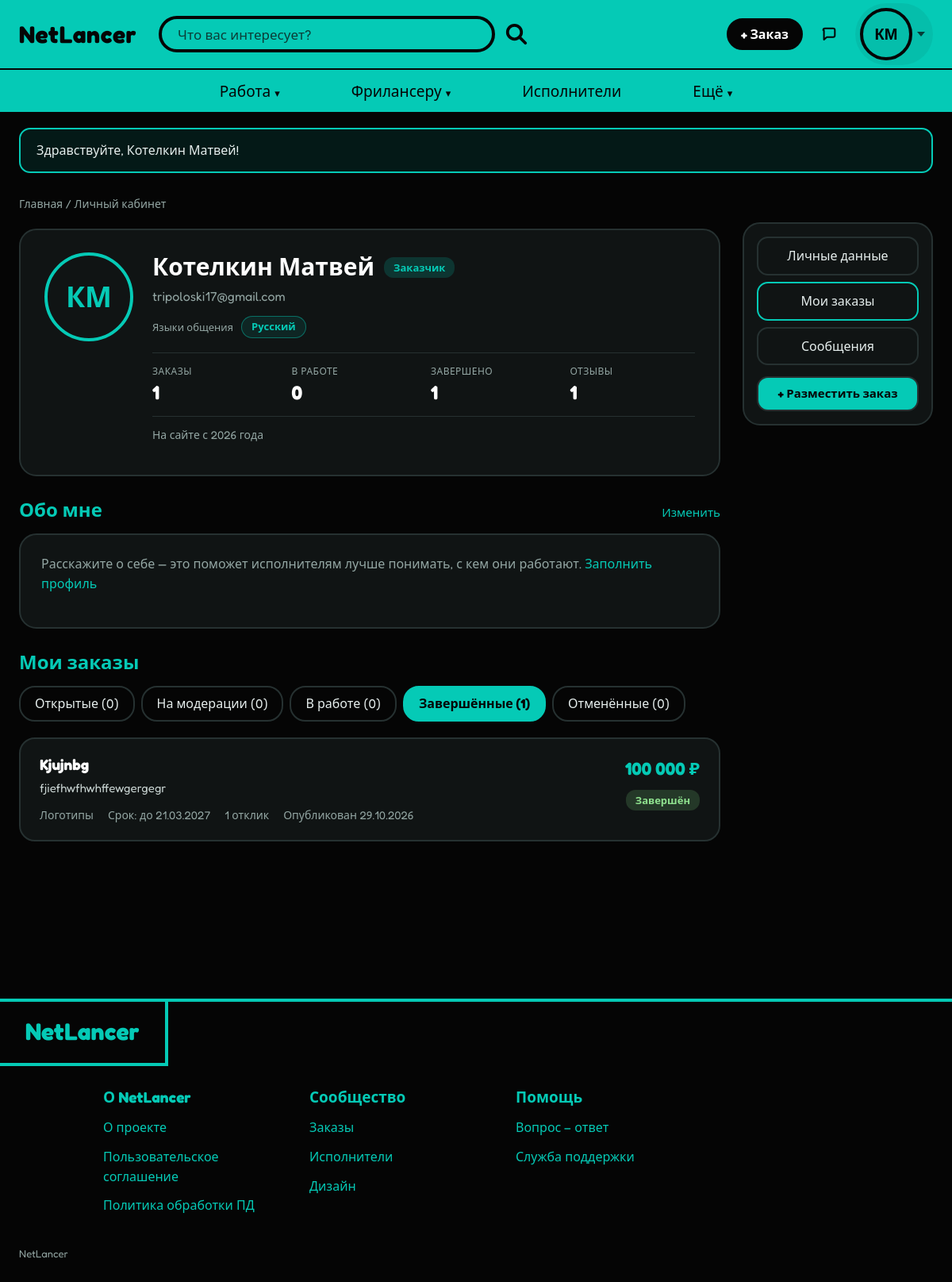
The app's page /?page=cabinet (signed in) with its own data.
### tables this page shows
CREATE TABLE `users` (
  `id` int(10) unsigned NOT NULL AUTO_INCREMENT,
  `name` varchar(100) NOT NULL,
  `email` varchar(150) NOT NULL,
  `password_hash` varchar(255) NOT NULL,
  `role` enum('customer','executor','admin') NOT NULL,
  `about` text DEFAULT NULL,
  `language` varchar(100) NOT NULL DEFAULT 'ru',
  `avatar` varchar(255) DEFAULT NULL,
  `is_blocked` tinyint(1) NOT NULL DEFAULT 0,
  `created_at` datetime NOT NULL DEFAULT current_timestamp(),
  PRIMARY KEY (`id`),
  UNIQUE KEY `uq_users_email` (`email`)
);

CREATE TABLE `orders` (
  `id` int(10) unsigned NOT NULL AUTO_INCREMENT,
  `customer_id` int(10) unsigned NOT NULL,
  `executor_id` int(10) unsigned DEFAULT NULL,
  `category_id` int(10) unsigned NOT NULL,
  `title` varchar(150) NOT NULL,
  `description` text NOT NULL,
  `budget` int(10) unsigned NOT NULL,
  `deadline` date NOT NULL,
  `status` enum('moderation','open','in_progress','completed','cancelled','rejected') NOT NULL DEFAULT 'moderation',
  `reject_reason` varchar(255) DEFAULT NULL,
  `is_hidden` tinyint(1) NOT NULL DEFAULT 0,
  `delivered_at` datetime DEFAULT NULL,
  `created_at` datetime NOT NULL DEFAULT current_timestamp(),
  `updated_at` datetime NOT NULL DEFAULT current_timestamp() ON UPDATE current_timestamp(),
  PRIMARY KEY (`id`),
  KEY `idx_orders_status_created` (`status`,`created_at`),
  KEY `idx_orders_category` (`category_id`),
  KEY `idx_orders_customer` (`customer_id`),
  KEY `idx_orders_executor` (`executor_id`),
  CONSTRAINT `fk_orders_category` FOREIGN KEY (`category_id`) REFERENCES `categories` (`id`),
  CONSTRAINT `fk_orders_customer` FOREIGN KEY (`customer_id`) REFERENCES `users` (`id`) ON DELETE CASCADE,
  CONSTRAINT `fk_orders_executor` FOREIGN KEY (`executor_id`) REFERENCES `users` (`id`) ON DELETE SET NULL
);

CREATE TABLE `categories` (
  `id` int(10) unsigned NOT NULL AUTO_INCREMENT,
  `parent_id` int(10) unsigned DEFAULT NULL,
  `name` varchar(100) NOT NULL,
  `description` varchar(255) DEFAULT NULL,
  `icon` varchar(100) DEFAULT NULL,
  `sort_order` int(11) NOT NULL DEFAULT 0,
  PRIMARY KEY (`id`),
  KEY `idx_categories_parent` (`parent_id`),
  CONSTRAINT `fk_categories_parent` FOREIGN KEY (`parent_id`) REFERENCES `categories` (`id`)
);

### index.php (called while the page is built, shortened)
<?php
require __DIR__ . '/core/db.php';
require __DIR__ . '/core/helpers.php';
require __DIR__ . '/core/auth.php';
$routes = [
    'home'     => ['HomeController', 'index'],
    'category' => ['HomeController', 'category'],
    'info'     => ['HomeController', 'info'],
    'register' => ['AuthController', 'register'],
    'login'    => ['AuthController', 'login'],
    'logout'   => ['AuthController', 'logout'],
    'orders'         => ['OrderController', 'index'],
    'order'          => ['OrderController', 'show'],
    'order_create'   => ['OrderController', 'create'],
    'order_edit'     => ['OrderController', 'edit'],
    'order_cancel'   => ['OrderController', 'cancel'],
    'order_deliver'  => ['OrderController', 'deliver'],
    'order_complete' => ['OrderController', 'complete'],
    'order_review'   => ['OrderController', 'review'],
    'response_create'   => ['ResponseController', 'create'],
    'response_withdraw' => ['ResponseController', 'withdraw'],
    'response_accept'   => ['ResponseController', 'accept'],
    'resumes'     => ['ResumeController', 'index'],
    'resume'      => ['ResumeController', 'show'],
    'resume_edit' => ['ResumeController', 'edit'],
    'cabinet' => ['CabinetController', 'index'],
    'profile' => ['CabinetController', 'profile'],
    'chats'       => ['ChatController', 'index'],
    'chat'        => ['ChatController', 'show'],
    'chat_start'  => ['ChatController', 'start'],
    'chat_poll'   => ['ChatController', 'poll'],
    'chat_send'   => ['ChatController', 'send'],
    'chat_delete' => ['ChatController', 'delete'],
    'admin'              => ['AdminController', 'index'],
    'admin_orders'       => ['AdminController', 'orders'],
    'admin_order_action' => ['AdminController', 'orderAction'],
    'admin_users'        => ['AdminController', 'users'],
    'admin_user_block'   => ['AdminController', 'blockUser'],
    'admin_resumes'      => ['AdminController', 'resumes'],
    'admin_resume_hide'  => ['AdminController', 'hideResume'],
    'admin_categories'   => ['AdminController', 'categories'],
    'admin_dialog'       => ['AdminController', 'dialog'],
];
$page = query('page') ?: 'home';
call_user_func($routes[$page]);

### core/db.php (called while the page is built, shortened)
<?php
function db(): PDO
{
    static $pdo = null;
    if ($pdo === null) {
        $dsn = 'mysql:host=' . DB_HOST . ';port=' . DB_PORT . ';dbname=' . DB_NAME . ';charset=utf8mb4';
        try {
            $pdo = new PDO($dsn, DB_USER, DB_PASS, [
                PDO::ATTR_ERRMODE => PDO::ERRMODE_EXCEPTION,
                PDO::ATTR_DEFAULT_FETCH_MODE => PDO::FETCH_ASSOC,
                PDO::ATTR_EMULATE_PREPARES => false,
            ]);
        } catch (PDOException $e) {
            http_response_code(500);
            exit('Не удалось подключиться к базе данных. Проверьте, что MySQL запущен, '
                . 'а настройки в config.php указаны верно.');
        }
    }
    return $pdo;
}
function db_all(string $sql, array $params = []): array
{
    $stmt = db()->prepare($sql);
    $stmt->execute($params);
    return $stmt->fetchAll();
}
function db_one(string $sql, array $params = []): ?array
{
    $stmt = db()->prepare($sql);
    $stmt->execute($params);
    $row = $stmt->fetch();
    return $row ?: null;
}

### models/User.php (called while the page is built, shortened)
<?php
class User
{
    public static function find(int $id): ?array
    {
        return db_one('SELECT * FROM users WHERE id = ?', [$id]);
    }
}

### core/auth.php (called while the page is built, shortened)
<?php
function current_user(): ?array
{
    static $user = false;
    if ($user === false) {
        $user = null;
        if (!empty($_SESSION['user_id'])) {
            $user = User::find((int)$_SESSION['user_id']);
        }
    }
    return $user;
}
function require_login(): array
{
    $user = current_user();
    return $user;
}

### models/Order.php (called while the page is built, shortened)
<?php
class Order
{
    public static function byCustomer(int $customerId): array
    {
        return db_all(self::SELECT . ' WHERE o.customer_id = ? ORDER BY o.created_at DESC', [$customerId]);
    }
}

### views/partials/order_card.php (the view)
<article class="order-card">
    <div>
        <h3><a href="<?= url('order', ['id' => $order['id']]) ?>"><?= e($order['title']) ?></a></h3>
        <p class="order-desc clamp-2"><?= e($order['description']) ?></p>
        <div class="order-meta">
            <span><?= e($order['category_name']) ?></span>
            <span>Срок: до <?= date_ru($order['deadline']) ?></span>
            <span><?= plural((int)$order['responses_count'], 'отклик', 'отклика', 'откликов') ?></span>
            <span>Опубликован <?= date_ru($order['created_at']) ?></span>
        </div>
    </div>
    <div class="order-side">
        <div class="order-budget"><?= money($order['budget']) ?></div>
        <?php if (!empty($showStatus)): ?>
            <?= status_badge($order['status']) ?>
        <?php endif; ?>
    </div>
</article>

### core/helpers.php (shortened to what this page needs)
<?php
function language_codes(?string $raw): array
{
    $codes = [];
    foreach (explode(',', (string)$raw) as $code) {
        $code = trim($code);
        if ($code !== '' && isset(LANGUAGES[$code]) && !in_array($code, $codes, true)) {
            $codes[] = $code;
        }
    }
    return $codes;
}
function language_label(?string $code): string
{
    $code = $code ?: 'ru';
    return LANGUAGES[$code] ?? $code;
}
function e($value): string
{
    return htmlspecialchars((string)$value, ENT_QUOTES, 'UTF-8');
}
function url(string $page, array $params = []): string
{
    return '?' . http_build_query(['page' => $page] + $params);
}
function render(string $view, array $data = []): void
{
    extract($data);
    require __DIR__ . '/../views/layout/header.php';
    require __DIR__ . '/../views/' . $view . '.php';
    require __DIR__ . '/../views/layout/footer.php';
}
function money($amount): string
{
    return number_format((int)$amount, 0, ',', ' ') . ' ₽';
}
function date_ru(?string $date, bool $withTime = false): string
{
    return date($withTime ? 'd.m.Y H:i' : 'd.m.Y', strtotime($date));
}
function plural(int $n, string $one, string $few, string $many): string
{
    $mod10 = $n % 10;
    $mod100 = $n % 100;
    if ($mod10 === 1 && $mod100 !== 11) {
        $word = $one;
    } elseif ($mod10 >= 2 && $mod10 <= 4 && ($mod100 < 10 || $mod100 >= 20)) {
        $word = $few;
    } else {
        $word = $many;
    }
    return $n . ' ' . $word;
}
function initials(string $name): string
{
    $letters = '';
    foreach (array_slice(preg_split('/\s+/u', trim($name)), 0, 2) as $part) {
        $letters .= mb_strtoupper(mb_substr($part, 0, 1));
    }
    return $letters;
}
function status_badge(string $status): string
{
    return '<span class="badge badge-' . e($status) . '">' . e(ORDER_STATUSES[$status] ?? $status) . '</span>';
}
function user_avatar(array $user, string $extraClass = ''): string
{
    $class = trim('avatar ' . $extraClass);
    $name = $user['name'] ?? $user['user_name'] ?? '';
    $photo = $user['avatar'] ?? $user['photo'] ?? null;
    return '<span class="' . e($class) . '">' . e(initials($name)) . '</span>';
}

### views/cabinet/customer.php
<?php
$tabNames = [
    'open'        => 'Открытые',
    'moderation'  => 'На модерации',
    'in_progress' => 'В работе',
    'completed'   => 'Завершённые',
    'closed'      => 'Отменённые',
];
$first = 'open';
foreach ($tabNames as $key => $name) {
    if ($tabs[$key]) {
        $first = $key;
        break;
    }
}
$totalOrders = array_sum(array_map('count', $tabs));
$year = date('Y', strtotime($user['created_at']));
?>
<div class="container cabinet">
    <div class="breadcrumbs">
        <a href="<?= url('home') ?>">Главная</a> / Личный кабинет
    </div>
    <div class="lk-layout">
        <div class="lk-main">
            <section class="lk-card">
                <div class="lk-card-main">
                    <?= user_avatar($user, 'avatar-light lk-avatar') ?>
                    <div class="lk-card-info">
                        <div class="lk-card-title">
                            <h1><?= e($user['name']) ?></h1>
                            <span class="badge badge-open"><?= e(ROLES[$user['role']]) ?></span>
                        </div>
                        <p class="muted"><?= e($user['email']) ?></p>
                        <?php $langRaw = $user['language'] ?? 'ru'; require __DIR__ . '/../partials/lang_chips.php'; ?>
                        <div class="lk-stats">
                            <div>
                                <span class="lk-stat-label">Заказы</span>
                                <b><?= $totalOrders ?></b>
                            </div>
                            <div>
                                <span class="lk-stat-label">В работе</span>
                                <b><?= count($tabs['in_progress']) ?></b>
                            </div>
                            <div>
                                <span class="lk-stat-label">Завершено</span>
                                <b><?= count($tabs['completed']) ?></b>
                            </div>
                            <div>
                                <span class="lk-stat-label">Отзывы</span>
                                <b><?= (int)$reviews ?></b>
                            </div>
                        </div>
                        <p class="small muted">На сайте с <?= e($year) ?> года</p>
                    </div>
                </div>
            </section>
            <section class="lk-section">
                <div class="lk-section-head">
                    <h2>Обо мне</h2>
                    <a class="lk-edit" href="<?= url('profile') ?>" title="Редактировать">Изменить</a>
                </div>
                <div class="panel lk-about">
                    <?php if (trim((string)$user['about']) !== ''): ?>
                        <p class="pre"><?= e($user['about']) ?></p>
                    <?php else: ?>
                        <p class="muted">Расскажите о себе — это поможет исполнителям лучше понимать, с кем они работают.
                            <a href="<?= url('profile') ?>">Заполнить профиль</a></p>
                    <?php endif; ?>
                </div>
            </section>
            <section class="lk-section" id="orders">
                <div class="lk-section-head">
                    <h2>Мои заказы</h2>
                </div>
                <nav class="tabs" data-tabs>
                    <?php foreach ($tabNames as $key => $name): ?>
                        <a href="#tab-<?= $key ?>" class="<?= $key === $first ? 'active' : '' ?>"><?= $name ?> (<?= count($tabs[$key]) ?>)</a>
                    <?php endforeach; ?>
                </nav>
                <?php foreach ($tabNames as $key => $name): ?>
                    <div class="tab-panel <?= $key === $first ? 'active' : '' ?>" id="tab-<?= $key ?>">
                        <?php if (!$tabs[$key]): ?>
                            <div class="empty">
                                Здесь пока пусто.
                                <?php if ($key === 'open'): ?>
                                    <div class="btn-row center lk-empty-action">
                                        <a class="btn" href="<?= url('order_create') ?>">Разместить первый заказ</a>
                                    </div>
                                <?php endif; ?>
                            </div>
                        <?php else: ?>
                            <div class="orders-list">
                                <?php $showStatus = true; ?>
                                <?php foreach ($tabs[$key] as $order): ?>
                                    <?php require __DIR__ . '/../partials/order_card.php'; ?>
                                <?php endforeach; ?>
                            </div>
                        <?php endif; ?>
                    </div>
                <?php endforeach; ?>
            </section>
        </div>
        <?php require __DIR__ . '/../partials/lk_nav.php'; ?>
    </div>
</div>

### views/partials/lang_chips.php
<?php
$langCodes = language_codes($langRaw ?? null) ?: ['ru'];
$langClass = trim('lang-chips ' . ($langClass ?? ''));
?>
<div class="<?= e($langClass) ?>">
    <span class="lang-chips-label">Языки общения</span>
    <ul class="lang-chip-list" aria-label="Языки общения">
        <?php foreach ($langCodes as $code): ?>
            <li><?= e(language_label($code)) ?></li>
        <?php endforeach; ?>
    </ul>
</div>

### records on screen
users: name "КМ КМ", name "Котелкин Матвей", role "Заказчик", email "tripoloski17@gmail.com", language "Русский", created_at "2026"
orders: title "Kjujnbg", description "fjiefhwfhwhffewgergegr", category.name "Логотипы", deadline "21.03.2027", responses_count "1 отклик", created_at "29.10.2026", budget "100 000 ₽", status "Завершён"

### other values on screen
$flash['text'] "Здравствуйте, Котелкин Матвей!"
$totalOrders "1"
count($tabs['in_progress']) "0"
count($tabs['completed']) "1"
$reviews "1"
$name "Открытые"
count($tabs[$key]) "0"
$name "На модерации"
$name "В работе"
$name "Завершённые"
count($tabs[$key]) "1"
$name "Отменённые"
